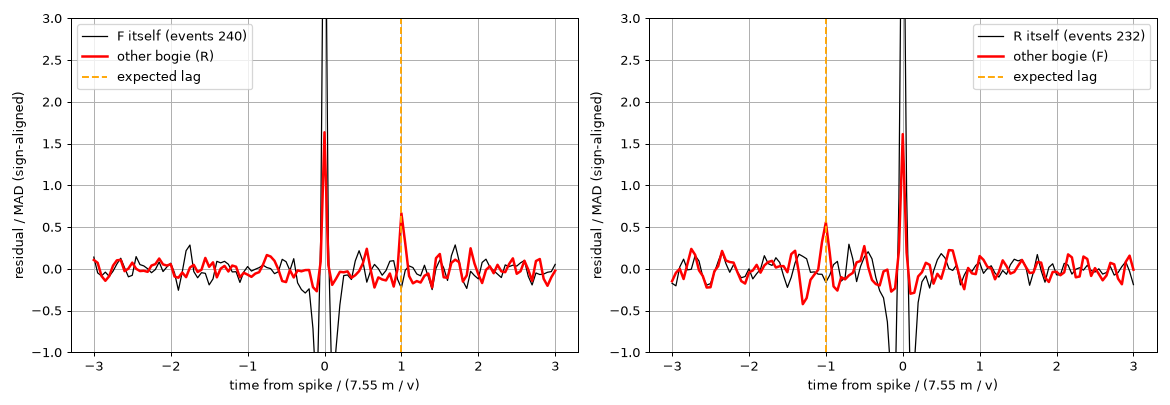

Reproduce this figure in Python.
"""Exploration: event-triggered averages around isolated spikes of one bogie (does the other bogie
show the same spike 7.55/v seconds later / earlier?)."""
import sys

import matplotlib
matplotlib.use("Agg")
import matplotlib.pyplot as plt
import numpy as np
from scipy.ndimage import median_filter

from bc_common import BASE, HERE, KMH, load_bag, splits

bags = splits()["train"][: int(sys.argv[1]) if len(sys.argv) > 1 else 10]
DT = 0.1
REL = np.linspace(-3, 3, 121)  # time relative to event in units of expected lag
out = {"F->R": [], "R->F": [], "F->F": [], "R->R": []}
nev = {"F": 0, "R": 0}
for b in bags:
    d = load_bag(b)
    t, F, R, vg = d["t"], d["F"] / KMH, d["R"] / KMH, d["vg"]
    ok = np.isfinite(vg)
    # residual vs a 7-sample running median (isolated spikes stand out); normalised by local MAD
    eF = F - np.r_[F[0], 0.5 * (F[:-2] + F[2:]), F[-1]]
    eR = R - np.r_[R[0], 0.5 * (R[:-2] + R[2:]), R[-1]]
    moving = ok & (vg > 4) & (vg < 16)
    sF = 1.4826 * np.median(np.abs(eF[moving]))
    sR = 1.4826 * np.median(np.abs(eR[moving]))
    dtn = np.r_[np.inf, np.diff(t)]
    dtp = np.r_[np.diff(t), np.inf]
    for src, e, s, oth, eo in (("F", eF, sF, "R", eR), ("R", eR, sR, "F", eF)):
        cand = np.flatnonzero(moving & (np.abs(e) > 5 * s) & (dtn < 0.2) & (dtp < 0.2))
        for i in cand:
            lag = BASE / vg[i]
            tq = t[i] + REL * lag
            if tq[0] < t[0] or tq[-1] > t[-1]:
                continue
            j = np.searchsorted(t, tq)
            if np.any(np.diff(t[np.clip(j.min() - 1, 0, None):j.max() + 1]) > 0.3):
                continue
            sign = np.sign(e[i])
            out[f"{src}->{oth}"].append(sign * np.interp(tq, t, eo) / (s if oth == src else (sR if oth == "R" else sF)))
            out[f"{src}->{src}"].append(sign * np.interp(tq, t, e) / s)
            nev[src] += 1
fig, ax = plt.subplots(1, 2, figsize=(13, 4.5))
for a, key in zip(ax, ("F->R", "R->F")):
    arr = np.array(out[key])
    self_key = key[0] + "->" + key[0]
    a.plot(REL, np.mean(out[self_key], 0), "k-", lw=1, label=f"{key[0]} itself (events {len(arr)})")
    a.plot(REL, arr.mean(0), "r-", lw=2, label=f"other bogie ({key[3]})")
    a.axvline(1 if key == "F->R" else -1, color="orange", ls="--", label="expected lag")
    a.set_xlabel("time from spike / (7.55 m / v)")
    a.set_ylabel("residual / MAD (sign-aligned)")
    a.set_ylim(-1, 3)
    a.legend()
    a.grid()
fig.tight_layout()
fig.savefig(HERE / "explore_spikes.png", dpi=90)
print(nev)
for key in ("F->R", "R->F"):
    arr = np.array(out[key])
    i1 = np.argmin(np.abs(REL - (1 if key == "F->R" else -1)))
    i0 = np.argmin(np.abs(REL))
    print(key, "n", len(arr), "other@0", arr[:, i0].mean().round(3), "other@expected", arr[:, i1].mean().round(3),
          "+-", (arr[:, i1].std() / np.sqrt(len(arr))).round(3))
